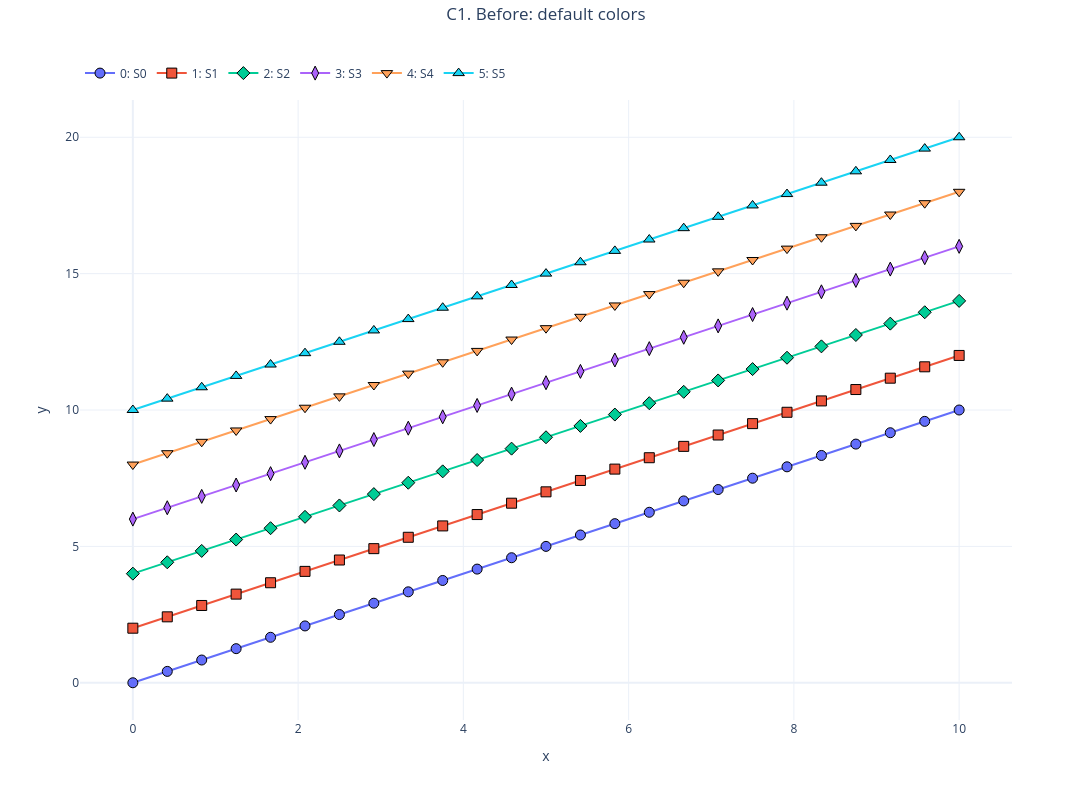
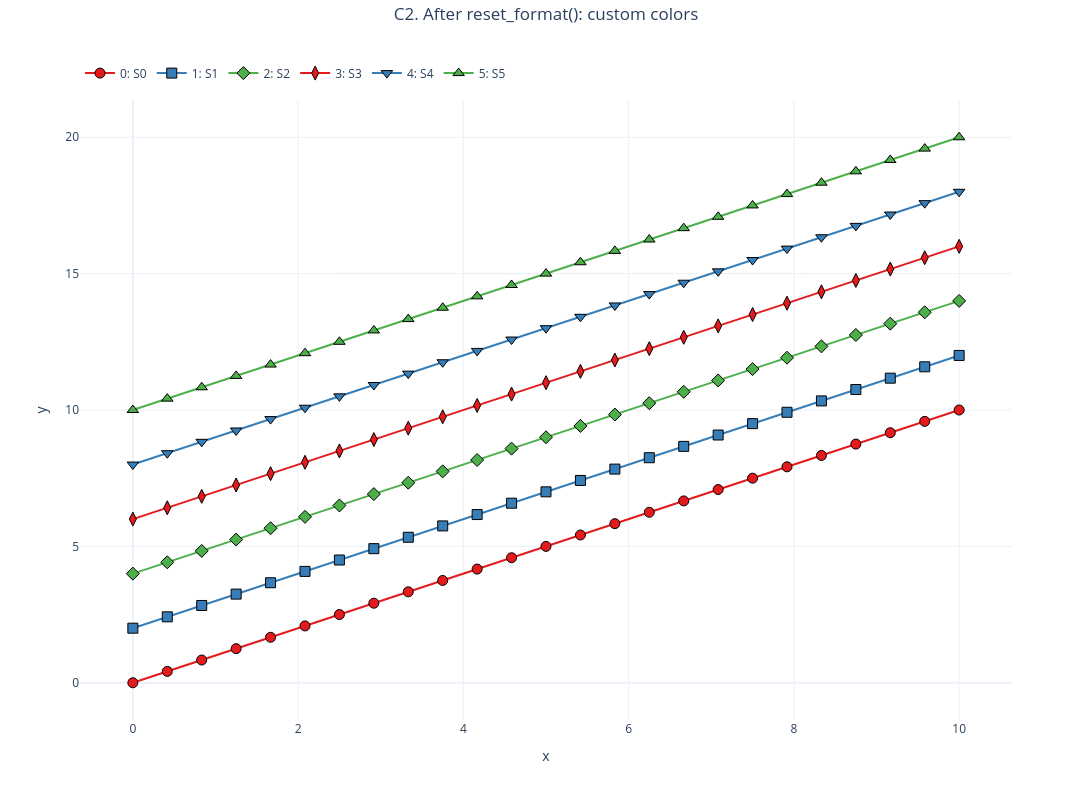

Source (notebook cell) for these figures, in order:
### Markdown cell above
## C. Expectation management — applying a new map to an existing notebook

`color_map` is read when a dataset is created. Reassigning it later does **not**
retroactively recolor existing datasets — you must `reset_format()` (or load new
data) for the new map to take effect. This cell proves both halves.

### Code cell
uc = make_nb(6)                       # loaded with the default Plotly map
uc.plot('x', 'y', suptitle='C1. Before: default colors').show()

uc.color_map = CUSTOM                  # change the map AFTER loading
check([d.color for d in uc.sets] == expected(PLOTLY, 6),
      "reassigning color_map does NOT retroactively recolor existing datasets")

uc.reset_format()                     # now apply it
check([d.color for d in uc.sets] == expected(CUSTOM, 6),
      "reset_format() re-applies the (custom) color_map to existing datasets")
uc.linestyle('all', '-')
uc.plot('x', 'y', suptitle='C2. After reset_format(): custom colors').show()

### Figure 1 — Plotly figure (JSON) as saved in the notebook; plotly's stock layout.template omitted (floating-point values rounded to 4 significant figures)
{"data": [{"customdata": [[0.0, 0.0], [0.4167, 0.4167], [0.8333, 0.8333], [1.25, 1.25], [1.667, 1.667], [2.083, 2.083], [2.5, 2.5], [2.917, 2.917], [3.333, 3.333], [3.75, 3.75], [4.167, 4.167], [4.583, 4.583], [5.0, 5.0], [5.417, 5.417], [5.833, 5.833], [6.25, 6.25], [6.667, 6.667], [7.083, 7.083], [7.5, 7.5], [7.917, 7.917], [8.333, 8.333], [8.75, 8.75], [9.167, 9.167], [9.583, 9.583], [10.0, 10.0]], "hovertemplate": "<b><u>Set: 0</u></b><br><b>S0</b><br>x: %{customdata[0]:.2f}<br>y: %{customdata[1]:.2f}<extra></extra>", "legendgroup": "group_0", "line": {"color": "#636EFA", "dash": "solid", "width": 2}, "marker": {"color": "#636EFA", "line": {"color": "black", "width": 1}, "opacity": 1, "size": 10, "symbol": "circle"}, "mode": "lines+markers", "name": "0: S0", "showlegend": true, "type": "scatter", "x": [0.0, 0.4167, 0.8333, 1.25, 1.667, 2.083, 2.5, 2.917, 3.333, 3.75, 4.167, 4.583, 5.0, 5.417, 5.833, 6.25, 6.667, 7.083, 7.5, 7.917, 8.333, 8.75, 9.167, 9.583, 10.0], "xaxis": "x", "y": [0.0, 0.4167, 0.8333, 1.25, 1.667, 2.083, 2.5, 2.917, 3.333, 3.75, 4.167, 4.583, 5.0, 5.417, 5.833, 6.25, 6.667, 7.083, 7.5, 7.917, 8.333, 8.75, 9.167, 9.583, 10.0], "yaxis": "y"}, {"customdata": [[0.0, 2.0], [0.4167, 2.417], [0.8333, 2.833], [1.25, 3.25], [1.667, 3.667], [2.083, 4.083], [2.5, 4.5], [2.917, 4.917], [3.333, 5.333], [3.75, 5.75], [4.167, 6.167], [4.583, 6.583], [5.0, 7.0], [5.417, 7.417], [5.833, 7.833], [6.25, 8.25], [6.667, 8.667], [7.083, 9.083], [7.5, 9.5], [7.917, 9.917], [8.333, 10.33], [8.75, 10.75], [9.167, 11.17], [9.583, 11.58], [10.0, 12.0]], "hovertemplate": "<b><u>Set: 1</u></b><br><b>S1</b><br>x: %{customdata[0]:.2f}<br>y: %{customdata[1]:.2f}<extra></extra>", "legendgroup": "group_1", "line": {"color": "#EF553B", "dash": "solid", "width": 2}, "marker": {"color": "#EF553B", "line": {"color": "black", "width": 1}, "opacity": 1, "size": 10, "symbol": "square"}, "mode": "lines+markers", "name": "1: S1", "showlegend": true, "type": "scatter", "x": [0.0, 0.4167, 0.8333, 1.25, 1.667, 2.083, 2.5, 2.917, 3.333, 3.75, 4.167, 4.583, 5.0, 5.417, 5.833, 6.25, 6.667, 7.083, 7.5, 7.917, 8.333, 8.75, 9.167, 9.583, 10.0], "xaxis": "x", "y": [2.0, 2.417, 2.833, 3.25, 3.667, 4.083, 4.5, 4.917, 5.333, 5.75, 6.167, 6.583, 7.0, 7.417, 7.833, 8.25, 8.667, 9.083, 9.5, 9.917, 10.33, 10.75, 11.17, 11.58, 12.0], "yaxis": "y"}, {"customdata": [[0.0, 4.0], [0.4167, 4.417], [0.8333, 4.833], [1.25, 5.25], [1.667, 5.667], [2.083, 6.083], [2.5, 6.5], [2.917, 6.917], [3.333, 7.333], [3.75, 7.75], [4.167, 8.167], [4.583, 8.583], [5.0, 9.0], [5.417, 9.417], [5.833, 9.833], [6.25, 10.25], [6.667, 10.67], [7.083, 11.08], [7.5, 11.5], [7.917, 11.92], [8.333, 12.33], [8.75, 12.75], [9.167, 13.17], [9.583, 13.58], [10.0, 14.0]], "hovertemplate": "<b><u>Set: 2</u></b><br><b>S2</b><br>x: %{customdata[0]:.2f}<br>y: %{customdata[1]:.2f}<extra></extra>", "legendgroup": "group_2", "line": {"color": "#00CC96", "dash": "solid", "width": 2}, "marker": {"color": "#00CC96", "line": {"color": "black", "width": 1}, "opacity": 1, "size": 10, "symbol": "diamond"}, "mode": "lines+markers", "name": "2: S2", "showlegend": true, "type": "scatter", "x": [0.0, 0.4167, 0.8333, 1.25, 1.667, 2.083, 2.5, 2.917, 3.333, 3.75, 4.167, 4.583, 5.0, 5.417, 5.833, 6.25, 6.667, 7.083, 7.5, 7.917, 8.333, 8.75, 9.167, 9.583, 10.0], "xaxis": "x", "y": [4.0, 4.417, 4.833, 5.25, 5.667, 6.083, 6.5, 6.917, 7.333, 7.75, 8.167, 8.583, 9.0, 9.417, 9.833, 10.25, 10.67, 11.08, 11.5, 11.92, 12.33, 12.75, 13.17, 13.58, 14.0], "yaxis": "y"}, {"customdata": [[0.0, 6.0], [0.4167, 6.417], [0.8333, 6.833], [1.25, 7.25], [1.667, 7.667], [2.083, 8.083], [2.5, 8.5], [2.917, 8.917], [3.333, 9.333], [3.75, 9.75], [4.167, 10.17], [4.583, 10.58], [5.0, 11.0], [5.417, 11.42], [5.833, 11.83], [6.25, 12.25], [6.667, 12.67], [7.083, 13.08], [7.5, 13.5], [7.917, 13.92], [8.333, 14.33], [8.75, 14.75], [9.167, 15.17], [9.583, 15.58], [10.0, 16.0]], "hovertemplate": "<b><u>Set: 3</u></b><br><b>S3</b><br>x: %{customdata[0]:.2f}<br>y: %{customdata[1]:.2f}<extra></extra>", "legendgroup": "group_3", "line": {"color": "#AB63FA", "dash": "solid", "width": 2}, "marker": {"color": "#AB63FA", "line": {"color": "black", "width": 1}, "opacity": 1, "size": 10, "symbol": "diamond-tall"}, "mode": "lines+markers", "name": "3: S3", "showlegend": true, "type": "scatter", "x": [0.0, 0.4167, 0.8333, 1.25, 1.667, 2.083, 2.5, 2.917, 3.333, 3.75, 4.167, 4.583, 5.0, 5.417, 5.833, 6.25, 6.667, 7.083, 7.5, 7.917, 8.333, 8.75, 9.167, 9.583, 10.0], "xaxis": "x", "y": [6.0, 6.417, 6.833, 7.25, 7.667, 8.083, 8.5, 8.917, 9.333, 9.75, 10.17, 10.58, 11.0, 11.42, 11.83, 12.25, 12.67, 13.08, 13.5, 13.92, 14.33, 14.75, 15.17, 15.58, 16.0], "yaxis": "y"}, {"customdata": [[0.0, 8.0], [0.4167, 8.417], [0.8333, 8.833], [1.25, 9.25], [1.667, 9.667], [2.083, 10.08], [2.5, 10.5], [2.917, 10.92], [3.333, 11.33], [3.75, 11.75], [4.167, 12.17], [4.583, 12.58], [5.0, 13.0], [5.417, 13.42], [5.833, 13.83], [6.25, 14.25], [6.667, 14.67], [7.083, 15.08], [7.5, 15.5], [7.917, 15.92], [8.333, 16.33], [8.75, 16.75], [9.167, 17.17], [9.583, 17.58], [10.0, 18.0]], "hovertemplate": "<b><u>Set: 4</u></b><br><b>S4</b><br>x: %{customdata[0]:.2f}<br>y: %{customdata[1]:.2f}<extra></extra>", "legendgroup": "group_4", "line": {"color": "#FFA15A", "dash": "solid", "width": 2}, "marker": {"color": "#FFA15A", "line": {"color": "black", "width": 1}, "opacity": 1, "size": 10, "symbol": "triangle-down"}, "mode": "lines+markers", "name": "4: S4", "showlegend": true, "type": "scatter", "x": [0.0, 0.4167, 0.8333, 1.25, 1.667, 2.083, 2.5, 2.917, 3.333, 3.75, 4.167, 4.583, 5.0, 5.417, 5.833, 6.25, 6.667, 7.083, 7.5, 7.917, 8.333, 8.75, 9.167, 9.583, 10.0], "xaxis": "x", "y": [8.0, 8.417, 8.833, 9.25, 9.667, 10.08, 10.5, 10.92, 11.33, 11.75, 12.17, 12.58, 13.0, 13.42, 13.83, 14.25, 14.67, 15.08, 15.5, 15.92, 16.33, 16.75, 17.17, 17.58, 18.0], "yaxis": "y"}, {"customdata": [[0.0, 10.0], [0.4167, 10.42], [0.8333, 10.83], [1.25, 11.25], [1.667, 11.67], [2.083, 12.08], [2.5, 12.5], [2.917, 12.92], [3.333, 13.33], [3.75, 13.75], [4.167, 14.17], [4.583, 14.58], [5.0, 15.0], [5.417, 15.42], [5.833, 15.83], [6.25, 16.25], [6.667, 16.67], [7.083, 17.08], [7.5, 17.5], [7.917, 17.92], [8.333, 18.33], [8.75, 18.75], [9.167, 19.17], [9.583, 19.58], [10.0, 20.0]], "hovertemplate": "<b><u>Set: 5</u></b><br><b>S5</b><br>x: %{customdata[0]:.2f}<br>y: %{customdata[1]:.2f}<extra></extra>", "legendgroup": "group_5", "line": {"color": "#19D3F3", "dash": "solid", "width": 2}, "marker": {"color": "#19D3F3", "line": {"color": "black", "width": 1}, "opacity": 1, "size": 10, "symbol": "triangle-up"}, "mode": "lines+markers", "name": "5: S5", "showlegend": true, "type": "scatter", "x": [0.0, 0.4167, 0.8333, 1.25, 1.667, 2.083, 2.5, 2.917, 3.333, 3.75, 4.167, 4.583, 5.0, 5.417, 5.833, 6.25, 6.667, 7.083, 7.5, 7.917, 8.333, 8.75, 9.167, 9.583, 10.0], "xaxis": "x", "y": [10.0, 10.42, 10.83, 11.25, 11.67, 12.08, 12.5, 12.92, 13.33, 13.75, 14.17, 14.58, 15.0, 15.42, 15.83, 16.25, 16.67, 17.08, 17.5, 17.92, 18.33, 18.75, 19.17, 19.58, 20.0], "yaxis": "y"}], "layout": {"height": 800, "legend": {"orientation": "h", "x": 0, "xanchor": "left", "y": 1.02, "yanchor": "bottom"}, "margin": {"r": 80, "t": 100}, "showlegend": true, "title": {"text": "C1. Before: default colors", "x": 0.5, "xanchor": "center", "y": 0.99, "yanchor": "top", "yref": "container"}, "width": 1200, "xaxis": {"anchor": "y", "domain": [0, 1], "title": {"standoff": 15, "text": "x"}}, "yaxis": {"anchor": "x", "domain": [0, 1], "title": {"standoff": 15, "text": "y"}}}}

### Figure 2 — Plotly figure (JSON) as saved in the notebook; plotly's stock layout.template omitted (floating-point values rounded to 4 significant figures)
{"data": [{"customdata": [[0.0, 0.0], [0.4167, 0.4167], [0.8333, 0.8333], [1.25, 1.25], [1.667, 1.667], [2.083, 2.083], [2.5, 2.5], [2.917, 2.917], [3.333, 3.333], [3.75, 3.75], [4.167, 4.167], [4.583, 4.583], [5.0, 5.0], [5.417, 5.417], [5.833, 5.833], [6.25, 6.25], [6.667, 6.667], [7.083, 7.083], [7.5, 7.5], [7.917, 7.917], [8.333, 8.333], [8.75, 8.75], [9.167, 9.167], [9.583, 9.583], [10.0, 10.0]], "hovertemplate": "<b><u>Set: 0</u></b><br><b>S0</b><br>x: %{customdata[0]:.2f}<br>y: %{customdata[1]:.2f}<extra></extra>", "legendgroup": "group_0", "line": {"color": "#E41A1C", "dash": "solid", "width": 2}, "marker": {"color": "#E41A1C", "line": {"color": "black", "width": 1}, "opacity": 1, "size": 10, "symbol": "circle"}, "mode": "lines+markers", "name": "0: S0", "showlegend": true, "type": "scatter", "x": [0.0, 0.4167, 0.8333, 1.25, 1.667, 2.083, 2.5, 2.917, 3.333, 3.75, 4.167, 4.583, 5.0, 5.417, 5.833, 6.25, 6.667, 7.083, 7.5, 7.917, 8.333, 8.75, 9.167, 9.583, 10.0], "xaxis": "x", "y": [0.0, 0.4167, 0.8333, 1.25, 1.667, 2.083, 2.5, 2.917, 3.333, 3.75, 4.167, 4.583, 5.0, 5.417, 5.833, 6.25, 6.667, 7.083, 7.5, 7.917, 8.333, 8.75, 9.167, 9.583, 10.0], "yaxis": "y"}, {"customdata": [[0.0, 2.0], [0.4167, 2.417], [0.8333, 2.833], [1.25, 3.25], [1.667, 3.667], [2.083, 4.083], [2.5, 4.5], [2.917, 4.917], [3.333, 5.333], [3.75, 5.75], [4.167, 6.167], [4.583, 6.583], [5.0, 7.0], [5.417, 7.417], [5.833, 7.833], [6.25, 8.25], [6.667, 8.667], [7.083, 9.083], [7.5, 9.5], [7.917, 9.917], [8.333, 10.33], [8.75, 10.75], [9.167, 11.17], [9.583, 11.58], [10.0, 12.0]], "hovertemplate": "<b><u>Set: 1</u></b><br><b>S1</b><br>x: %{customdata[0]:.2f}<br>y: %{customdata[1]:.2f}<extra></extra>", "legendgroup": "group_1", "line": {"color": "#377EB8", "dash": "solid", "width": 2}, "marker": {"color": "#377EB8", "line": {"color": "black", "width": 1}, "opacity": 1, "size": 10, "symbol": "square"}, "mode": "lines+markers", "name": "1: S1", "showlegend": true, "type": "scatter", "x": [0.0, 0.4167, 0.8333, 1.25, 1.667, 2.083, 2.5, 2.917, 3.333, 3.75, 4.167, 4.583, 5.0, 5.417, 5.833, 6.25, 6.667, 7.083, 7.5, 7.917, 8.333, 8.75, 9.167, 9.583, 10.0], "xaxis": "x", "y": [2.0, 2.417, 2.833, 3.25, 3.667, 4.083, 4.5, 4.917, 5.333, 5.75, 6.167, 6.583, 7.0, 7.417, 7.833, 8.25, 8.667, 9.083, 9.5, 9.917, 10.33, 10.75, 11.17, 11.58, 12.0], "yaxis": "y"}, {"customdata": [[0.0, 4.0], [0.4167, 4.417], [0.8333, 4.833], [1.25, 5.25], [1.667, 5.667], [2.083, 6.083], [2.5, 6.5], [2.917, 6.917], [3.333, 7.333], [3.75, 7.75], [4.167, 8.167], [4.583, 8.583], [5.0, 9.0], [5.417, 9.417], [5.833, 9.833], [6.25, 10.25], [6.667, 10.67], [7.083, 11.08], [7.5, 11.5], [7.917, 11.92], [8.333, 12.33], [8.75, 12.75], [9.167, 13.17], [9.583, 13.58], [10.0, 14.0]], "hovertemplate": "<b><u>Set: 2</u></b><br><b>S2</b><br>x: %{customdata[0]:.2f}<br>y: %{customdata[1]:.2f}<extra></extra>", "legendgroup": "group_2", "line": {"color": "#4DAF4A", "dash": "solid", "width": 2}, "marker": {"color": "#4DAF4A", "line": {"color": "black", "width": 1}, "opacity": 1, "size": 10, "symbol": "diamond"}, "mode": "lines+markers", "name": "2: S2", "showlegend": true, "type": "scatter", "x": [0.0, 0.4167, 0.8333, 1.25, 1.667, 2.083, 2.5, 2.917, 3.333, 3.75, 4.167, 4.583, 5.0, 5.417, 5.833, 6.25, 6.667, 7.083, 7.5, 7.917, 8.333, 8.75, 9.167, 9.583, 10.0], "xaxis": "x", "y": [4.0, 4.417, 4.833, 5.25, 5.667, 6.083, 6.5, 6.917, 7.333, 7.75, 8.167, 8.583, 9.0, 9.417, 9.833, 10.25, 10.67, 11.08, 11.5, 11.92, 12.33, 12.75, 13.17, 13.58, 14.0], "yaxis": "y"}, {"customdata": [[0.0, 6.0], [0.4167, 6.417], [0.8333, 6.833], [1.25, 7.25], [1.667, 7.667], [2.083, 8.083], [2.5, 8.5], [2.917, 8.917], [3.333, 9.333], [3.75, 9.75], [4.167, 10.17], [4.583, 10.58], [5.0, 11.0], [5.417, 11.42], [5.833, 11.83], [6.25, 12.25], [6.667, 12.67], [7.083, 13.08], [7.5, 13.5], [7.917, 13.92], [8.333, 14.33], [8.75, 14.75], [9.167, 15.17], [9.583, 15.58], [10.0, 16.0]], "hovertemplate": "<b><u>Set: 3</u></b><br><b>S3</b><br>x: %{customdata[0]:.2f}<br>y: %{customdata[1]:.2f}<extra></extra>", "legendgroup": "group_3", "line": {"color": "#E41A1C", "dash": "solid", "width": 2}, "marker": {"color": "#E41A1C", "line": {"color": "black", "width": 1}, "opacity": 1, "size": 10, "symbol": "diamond-tall"}, "mode": "lines+markers", "name": "3: S3", "showlegend": true, "type": "scatter", "x": [0.0, 0.4167, 0.8333, 1.25, 1.667, 2.083, 2.5, 2.917, 3.333, 3.75, 4.167, 4.583, 5.0, 5.417, 5.833, 6.25, 6.667, 7.083, 7.5, 7.917, 8.333, 8.75, 9.167, 9.583, 10.0], "xaxis": "x", "y": [6.0, 6.417, 6.833, 7.25, 7.667, 8.083, 8.5, 8.917, 9.333, 9.75, 10.17, 10.58, 11.0, 11.42, 11.83, 12.25, 12.67, 13.08, 13.5, 13.92, 14.33, 14.75, 15.17, 15.58, 16.0], "yaxis": "y"}, {"customdata": [[0.0, 8.0], [0.4167, 8.417], [0.8333, 8.833], [1.25, 9.25], [1.667, 9.667], [2.083, 10.08], [2.5, 10.5], [2.917, 10.92], [3.333, 11.33], [3.75, 11.75], [4.167, 12.17], [4.583, 12.58], [5.0, 13.0], [5.417, 13.42], [5.833, 13.83], [6.25, 14.25], [6.667, 14.67], [7.083, 15.08], [7.5, 15.5], [7.917, 15.92], [8.333, 16.33], [8.75, 16.75], [9.167, 17.17], [9.583, 17.58], [10.0, 18.0]], "hovertemplate": "<b><u>Set: 4</u></b><br><b>S4</b><br>x: %{customdata[0]:.2f}<br>y: %{customdata[1]:.2f}<extra></extra>", "legendgroup": "group_4", "line": {"color": "#377EB8", "dash": "solid", "width": 2}, "marker": {"color": "#377EB8", "line": {"color": "black", "width": 1}, "opacity": 1, "size": 10, "symbol": "triangle-down"}, "mode": "lines+markers", "name": "4: S4", "showlegend": true, "type": "scatter", "x": [0.0, 0.4167, 0.8333, 1.25, 1.667, 2.083, 2.5, 2.917, 3.333, 3.75, 4.167, 4.583, 5.0, 5.417, 5.833, 6.25, 6.667, 7.083, 7.5, 7.917, 8.333, 8.75, 9.167, 9.583, 10.0], "xaxis": "x", "y": [8.0, 8.417, 8.833, 9.25, 9.667, 10.08, 10.5, 10.92, 11.33, 11.75, 12.17, 12.58, 13.0, 13.42, 13.83, 14.25, 14.67, 15.08, 15.5, 15.92, 16.33, 16.75, 17.17, 17.58, 18.0], "yaxis": "y"}, {"customdata": [[0.0, 10.0], [0.4167, 10.42], [0.8333, 10.83], [1.25, 11.25], [1.667, 11.67], [2.083, 12.08], [2.5, 12.5], [2.917, 12.92], [3.333, 13.33], [3.75, 13.75], [4.167, 14.17], [4.583, 14.58], [5.0, 15.0], [5.417, 15.42], [5.833, 15.83], [6.25, 16.25], [6.667, 16.67], [7.083, 17.08], [7.5, 17.5], [7.917, 17.92], [8.333, 18.33], [8.75, 18.75], [9.167, 19.17], [9.583, 19.58], [10.0, 20.0]], "hovertemplate": "<b><u>Set: 5</u></b><br><b>S5</b><br>x: %{customdata[0]:.2f}<br>y: %{customdata[1]:.2f}<extra></extra>", "legendgroup": "group_5", "line": {"color": "#4DAF4A", "dash": "solid", "width": 2}, "marker": {"color": "#4DAF4A", "line": {"color": "black", "width": 1}, "opacity": 1, "size": 10, "symbol": "triangle-up"}, "mode": "lines+markers", "name": "5: S5", "showlegend": true, "type": "scatter", "x": [0.0, 0.4167, 0.8333, 1.25, 1.667, 2.083, 2.5, 2.917, 3.333, 3.75, 4.167, 4.583, 5.0, 5.417, 5.833, 6.25, 6.667, 7.083, 7.5, 7.917, 8.333, 8.75, 9.167, 9.583, 10.0], "xaxis": "x", "y": [10.0, 10.42, 10.83, 11.25, 11.67, 12.08, 12.5, 12.92, 13.33, 13.75, 14.17, 14.58, 15.0, 15.42, 15.83, 16.25, 16.67, 17.08, 17.5, 17.92, 18.33, 18.75, 19.17, 19.58, 20.0], "yaxis": "y"}], "layout": {"height": 800, "legend": {"orientation": "h", "x": 0, "xanchor": "left", "y": 1.02, "yanchor": "bottom"}, "margin": {"r": 80, "t": 100}, "showlegend": true, "title": {"text": "C2. After reset_format(): custom colors", "x": 0.5, "xanchor": "center", "y": 0.99, "yanchor": "top", "yref": "container"}, "width": 1200, "xaxis": {"anchor": "y", "domain": [0, 1], "title": {"standoff": 15, "text": "x"}}, "yaxis": {"anchor": "x", "domain": [0, 1], "title": {"standoff": 15, "text": "y"}}}}
